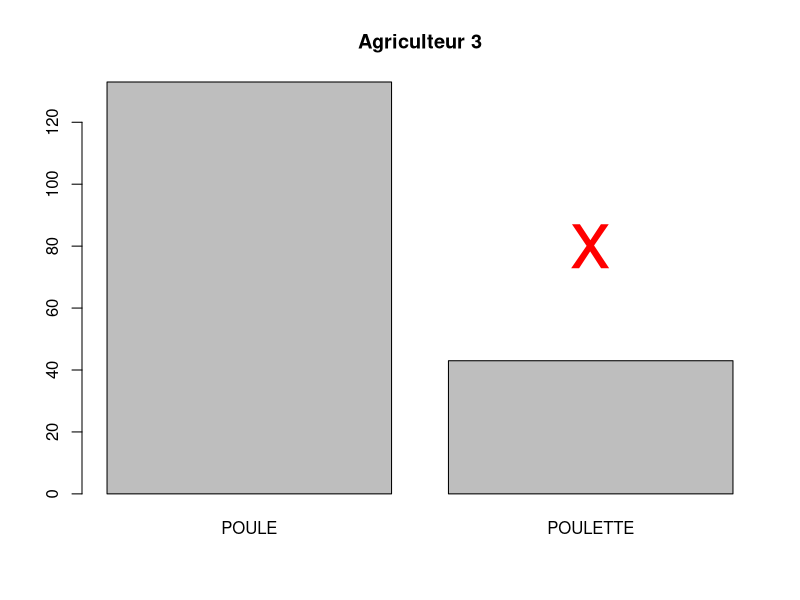
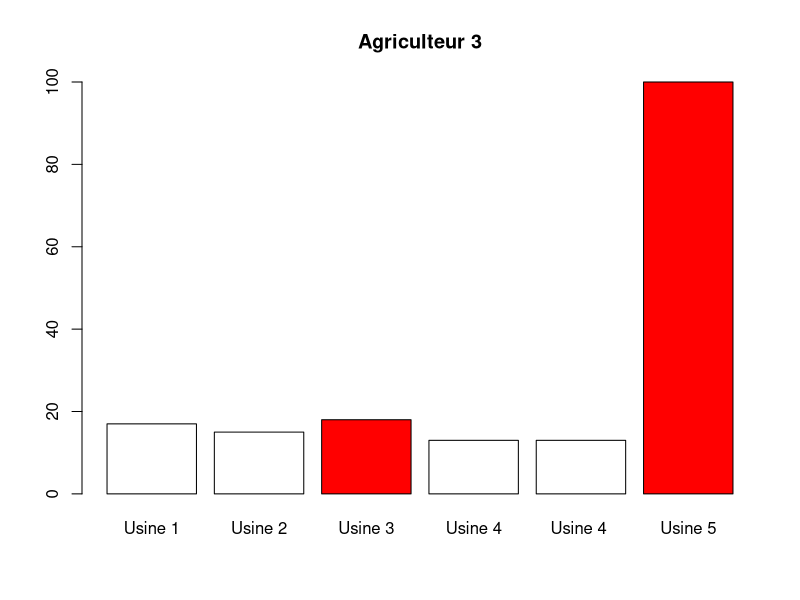
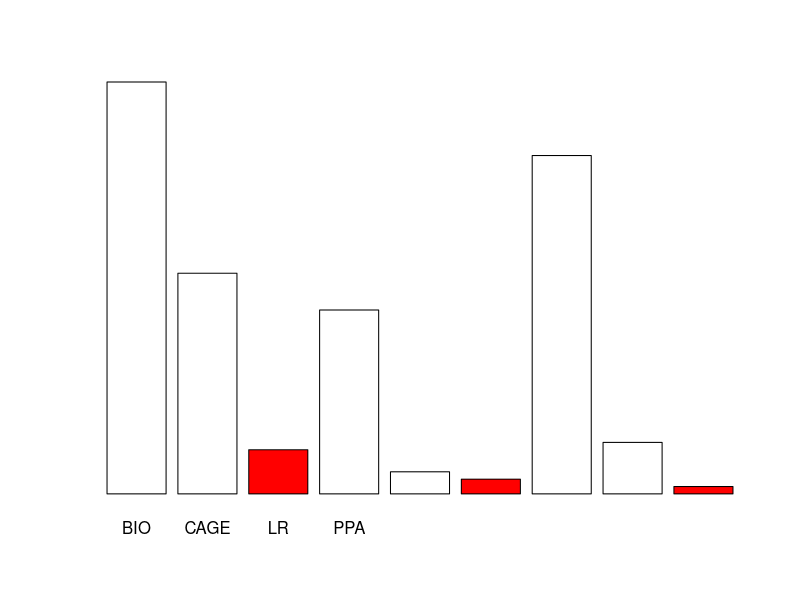

These figures' R source, in order: (Note: this script raises an error after producing the figures.)
## ---- chunk 1
knitr::opts_chunk$set(echo = FALSE)

dateCourante <- format(Sys.time(), " %d %b %Y",language=FR)

 
## ---- chunk 2
dataTest <- read.table("JEU_1.csv",header=TRUE, na.strings = c("NA","-","VIDE"), sep=";", dec=",", row.names = )

l <- 3

par(mfrow=c(1,1))
  
  Monx <- 0.7
  if (dataTest$PROD[l]=="POULETTE") Monx=1.9
  
  barplot(table(dataTest$PROD), main=paste("Agriculteur",l))
  points(x=Monx,y=80, col="red", pch="x", cex=5)
  
  
  o <- which(levels(dataTest$ALIMENT)==dataTest$ALIMENT[l])
  table(dataTest$ALIMENT)
  coleur <- rep("grey", nlevels(dataTest$ALIMENT))
  coleur[l] <- "red"
  barplot(table(dataTest$ALIMENT), col=coleur, main=paste("Agriculteur",l))
  
  
  p <- which(levels(dataTest$TYPE)==dataTest$TYPE[l])
  table(dataTest$TYPE)
  coleur <- rep("grey", nlevels(dataTest$TYPE))
  coleur[l] <- "red"
  barplot(table(dataTest$TYPE), col=coleur, main=paste("Agriculteur",l))




## ---- chunk 3

par(mfrow=c(1,1))
  
q <- which(levels(dataTest$EstimationConso)==dataTest$EstimationConso[l])
table(dataTest$EstimationConso)
posi <-dataTest$NbPoules[c(l)] 
posi2<-dataTest$EstimationConso[c(l)] 

  
  
hist(dataTest$EstimationConso, nclass = 10, prob = FALSE, col = "cornflowerblue", border = "white", xlim = c(0, 0.0002), main = "",xlab= "Consommation", ylab = "Nombre d'éleveurs")
text(0.000015, 55, paste("
                         Estimation 
                         Consommation
                         =", posi2), cex = 0.55)
abline(v=posi2,col="red",lwd=1.5,lty=1)
  
  
hist(dataTest$NbPoules, nclass = 10, prob = FALSE, col = "cornflowerblue", border = "white", xlim = c(0, 16000), main = "", xlab = "Nombre de poules", ylab = "Nombre d'éleveurs")
  
text(13000, 32, paste("Nb Total 
        éleveurs =", sum(complete.cases(dataTest$NbPoules))), cex = 0.75)
  
  
  
abline(v=posi,col="red",lwd=1.5,lty=1)
text(3000, 30, paste("Nb poules de l'éleveur =", posi), cex = 0.55)

